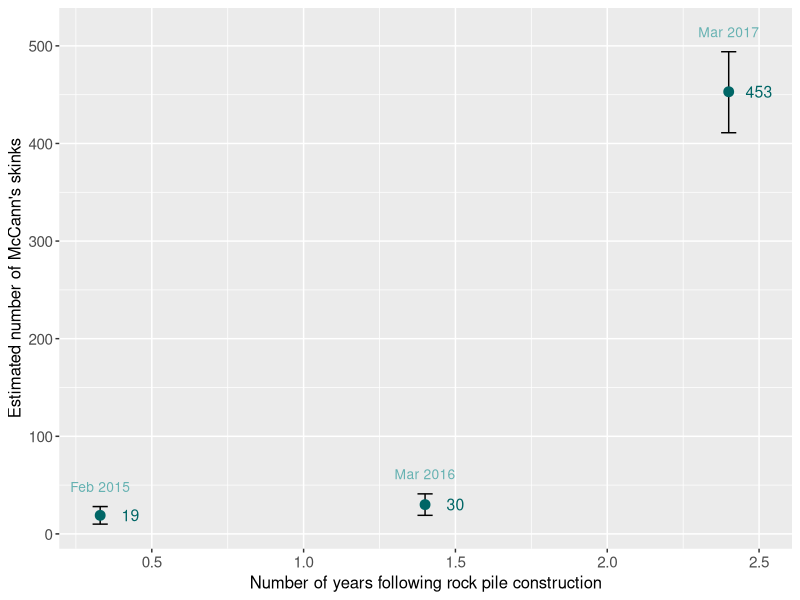

Here is the R script that generated this plot:
#---Graph of McCanns skink abundance estimates---#


#---Set working directory if needed and load packages

setwd("D:/Repositories/Otago-lizard-rocks")

library(ggplot2)

#Data read-in

data<-read.csv("McCanns_estimates.csv")
data$Year <- as.factor(data$Year)
PostC<-c(0.33,1.4,2.4)
data<-cbind(data,PostC)

ggplot(data=data, aes(x=PostC,y=N)) +
  geom_errorbar(aes(x=PostC,ymin=LCI,ymax=UCI,width=0.05)) + 
  geom_point(stat="identity", color="#006666",size = 3) + 
  scale_y_continuous(name = "Estimated number of McCann's skinks") +
  scale_x_continuous(name = "Number of years following rock pile construction") +
  theme(axis.text.x = element_text(size = 11), axis.title.x = element_text(size = 12),
        axis.title.y = element_text(size = 12), axis.text.y = element_text(size = 11)) + 
  annotate("text",x=PostC+0.1,y=data$N,label=data$N,color = "#006666",size=4) +
  annotate("text",x=PostC,y=data$UCI+20,label=c("Feb 2015","Mar 2016","Mar 2017"),color = "#66b2b2",size=3.5) 
  #annotate("segment", x = 0.33, xend = 1.4, y = data$UCI[2]+50, yend = data$UCI[2]+50, color = "#008080",linewidth=0.5) +
  #annotate("text",x=mean(0.865),y=data$UCI[2]+70,label=c("n.s."),color = "#008080",size=3) +
  #annotate("segment", x = 0.865, xend = 2.4, y = data$UCI[3]+50, yend = data$UCI[3]+50, color = "#008080",linewidth=0.5) +
  #annotate("text",x=mean(1.6325),y=data$UCI[3]+70,label=c("*"),color = "#008080",size=4)
  